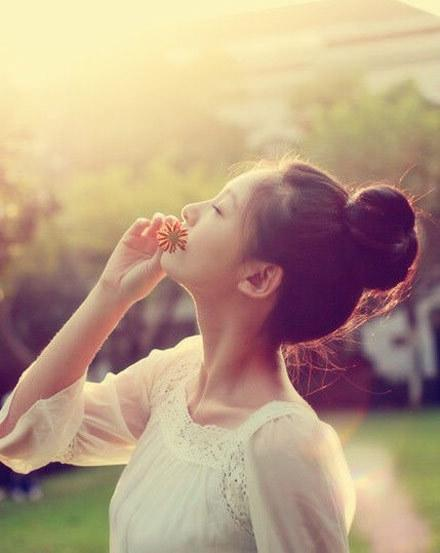
#> input picture image/Demo1.jpg, 440 x 553 px
$ python ROIDemo.py
#> lines starting #> are read from the running program, lines starting #| are printed output that depends on the picture; after the words box and inside, x2 and y2 are one past the last pixel; in counts of white or black regions, pixels touching at a corner belong together
import cv2
import numpy as np

img = cv2.imread("image/Demo1.jpg")
#> img is the input picture: shape (553, 440, 3); mean B, G, R 131.7, 155.8, 181.9

head = np.ones(shape=(100, 100, 3))

head = img[200: 300, 200: 300]
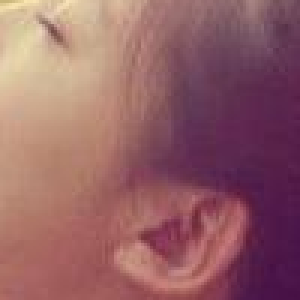
#> head: shape (100, 100, 3) (shown 3 times larger); mean B, G, R 102.4, 97.9, 148.6

img[:100, :100] = head
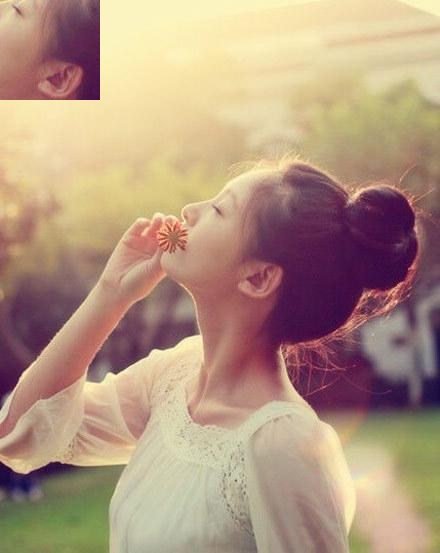
#> img: shape (553, 440, 3); 4.11% of pixels changed, all inside (x1, y1, x2, y2) = (0, 0, 100, 100)

cv2.imshow("ori", img)
cv2.imshow("head", head)
cv2.waitKey(0)
cv2.destroyAllWindows()
